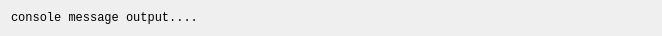
<?xml version="1.0" encoding="UTF-8"?>
<ui version="4.0">
 <class>ConsoleMessageWidget</class>
 <widget class="QWidget" name="ConsoleMessageWidget">
  <property name="geometry">
   <rect>
    <x>0</x>
    <y>0</y>
    <width>662</width>
    <height>29</height>
   </rect>
  </property>
  <property name="sizePolicy">
   <sizepolicy hsizetype="Preferred" vsizetype="Maximum">
    <horstretch>0</horstretch>
    <verstretch>0</verstretch>
   </sizepolicy>
  </property>
  <property name="windowTitle">
   <string>Form</string>
  </property>
  <layout class="QVBoxLayout" name="verticalLayout">
   <item>
    <widget class="QLabel" name="message">
     <property name="font">
      <font>
       <family>Lucida Console</family>
      </font>
     </property>
     <property name="text">
      <string>console message output....</string>
     </property>
     <property name="wordWrap">
      <bool>true</bool>
     </property>
     <property name="textInteractionFlags">
      <set>Qt::LinksAccessibleByMouse|Qt::TextSelectableByMouse</set>
     </property>
    </widget>
   </item>
  </layout>
 </widget>
 <resources/>
 <connections/>
</ui>
